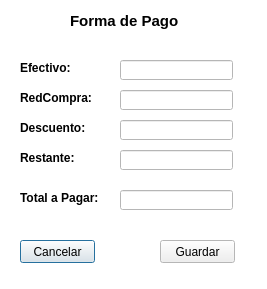
<?xml version="1.0" encoding="UTF-8"?>
<ui version="4.0">
 <class>formapago</class>
 <widget class="QDialog" name="formapago">
  <property name="geometry">
   <rect>
    <x>0</x>
    <y>0</y>
    <width>267</width>
    <height>289</height>
   </rect>
  </property>
  <property name="palette">
   <palette>
    <active>
     <colorrole role="Base">
      <brush brushstyle="SolidPattern">
       <color alpha="255">
        <red>255</red>
        <green>255</green>
        <blue>255</blue>
       </color>
      </brush>
     </colorrole>
     <colorrole role="Window">
      <brush brushstyle="SolidPattern">
       <color alpha="255">
        <red>255</red>
        <green>255</green>
        <blue>255</blue>
       </color>
      </brush>
     </colorrole>
    </active>
    <inactive>
     <colorrole role="Base">
      <brush brushstyle="SolidPattern">
       <color alpha="255">
        <red>255</red>
        <green>255</green>
        <blue>255</blue>
       </color>
      </brush>
     </colorrole>
     <colorrole role="Window">
      <brush brushstyle="SolidPattern">
       <color alpha="255">
        <red>255</red>
        <green>255</green>
        <blue>255</blue>
       </color>
      </brush>
     </colorrole>
    </inactive>
    <disabled>
     <colorrole role="Base">
      <brush brushstyle="SolidPattern">
       <color alpha="255">
        <red>255</red>
        <green>255</green>
        <blue>255</blue>
       </color>
      </brush>
     </colorrole>
     <colorrole role="Window">
      <brush brushstyle="SolidPattern">
       <color alpha="255">
        <red>255</red>
        <green>255</green>
        <blue>255</blue>
       </color>
      </brush>
     </colorrole>
    </disabled>
   </palette>
  </property>
  <property name="windowTitle">
   <string>Forma de Pago</string>
  </property>
  <property name="windowIcon">
   <iconset resource="resource.qrc">
    <normaloff>:/new/prefix2/icono.png</normaloff>:/new/prefix2/icono.png</iconset>
  </property>
  <widget class="QLabel" name="label">
   <property name="geometry">
    <rect>
     <x>70</x>
     <y>10</y>
     <width>121</width>
     <height>21</height>
    </rect>
   </property>
   <property name="font">
    <font>
     <pointsize>11</pointsize>
     <weight>75</weight>
     <bold>true</bold>
    </font>
   </property>
   <property name="text">
    <string>Forma de Pago</string>
   </property>
  </widget>
  <widget class="QPushButton" name="pushButton_fpCancelar">
   <property name="geometry">
    <rect>
     <x>20</x>
     <y>240</y>
     <width>75</width>
     <height>23</height>
    </rect>
   </property>
   <property name="text">
    <string>Cancelar</string>
   </property>
   <property name="icon">
    <iconset resource="resource.qrc">
     <normaloff>:/new/prefix1/cancelar.png</normaloff>:/new/prefix1/cancelar.png</iconset>
   </property>
  </widget>
  <widget class="QLineEdit" name="lineEdit_total">
   <property name="enabled">
    <bool>false</bool>
   </property>
   <property name="geometry">
    <rect>
     <x>120</x>
     <y>190</y>
     <width>113</width>
     <height>20</height>
    </rect>
   </property>
  </widget>
  <widget class="QLabel" name="label_2">
   <property name="geometry">
    <rect>
     <x>20</x>
     <y>60</y>
     <width>81</width>
     <height>16</height>
    </rect>
   </property>
   <property name="font">
    <font>
     <pointsize>9</pointsize>
     <weight>75</weight>
     <bold>true</bold>
    </font>
   </property>
   <property name="text">
    <string>Efectivo:</string>
   </property>
  </widget>
  <widget class="QLabel" name="label_3">
   <property name="geometry">
    <rect>
     <x>20</x>
     <y>90</y>
     <width>81</width>
     <height>16</height>
    </rect>
   </property>
   <property name="font">
    <font>
     <pointsize>9</pointsize>
     <weight>75</weight>
     <bold>true</bold>
    </font>
   </property>
   <property name="text">
    <string>RedCompra:</string>
   </property>
  </widget>
  <widget class="QLabel" name="label_4">
   <property name="geometry">
    <rect>
     <x>20</x>
     <y>120</y>
     <width>81</width>
     <height>16</height>
    </rect>
   </property>
   <property name="font">
    <font>
     <pointsize>9</pointsize>
     <weight>75</weight>
     <bold>true</bold>
    </font>
   </property>
   <property name="text">
    <string>Descuento:</string>
   </property>
  </widget>
  <widget class="QLabel" name="label_5">
   <property name="geometry">
    <rect>
     <x>20</x>
     <y>190</y>
     <width>91</width>
     <height>16</height>
    </rect>
   </property>
   <property name="font">
    <font>
     <pointsize>9</pointsize>
     <weight>75</weight>
     <bold>true</bold>
    </font>
   </property>
   <property name="text">
    <string>Total a Pagar:</string>
   </property>
  </widget>
  <widget class="QLabel" name="label_6">
   <property name="geometry">
    <rect>
     <x>20</x>
     <y>150</y>
     <width>81</width>
     <height>16</height>
    </rect>
   </property>
   <property name="font">
    <font>
     <pointsize>9</pointsize>
     <weight>75</weight>
     <bold>true</bold>
    </font>
   </property>
   <property name="text">
    <string>Restante:</string>
   </property>
  </widget>
  <widget class="QLineEdit" name="lineEdit_restante">
   <property name="enabled">
    <bool>false</bool>
   </property>
   <property name="geometry">
    <rect>
     <x>120</x>
     <y>150</y>
     <width>113</width>
     <height>20</height>
    </rect>
   </property>
  </widget>
  <widget class="QLineEdit" name="lineEdit_descuento">
   <property name="enabled">
    <bool>true</bool>
   </property>
   <property name="geometry">
    <rect>
     <x>120</x>
     <y>120</y>
     <width>113</width>
     <height>20</height>
    </rect>
   </property>
  </widget>
  <widget class="QLineEdit" name="lineEdit_redCompra">
   <property name="enabled">
    <bool>true</bool>
   </property>
   <property name="geometry">
    <rect>
     <x>120</x>
     <y>90</y>
     <width>113</width>
     <height>20</height>
    </rect>
   </property>
  </widget>
  <widget class="QLineEdit" name="lineEdit_efectivo">
   <property name="enabled">
    <bool>true</bool>
   </property>
   <property name="geometry">
    <rect>
     <x>120</x>
     <y>60</y>
     <width>113</width>
     <height>20</height>
    </rect>
   </property>
  </widget>
  <widget class="QPushButton" name="pushButton_fpguardar">
   <property name="geometry">
    <rect>
     <x>160</x>
     <y>240</y>
     <width>75</width>
     <height>23</height>
    </rect>
   </property>
   <property name="text">
    <string>Guardar</string>
   </property>
   <property name="icon">
    <iconset resource="resource.qrc">
     <normaloff>:/new/prefix1/aceptar.png</normaloff>:/new/prefix1/aceptar.png</iconset>
   </property>
  </widget>
 </widget>
 <resources>
  <include location="resource.qrc"/>
 </resources>
 <connections/>
</ui>
